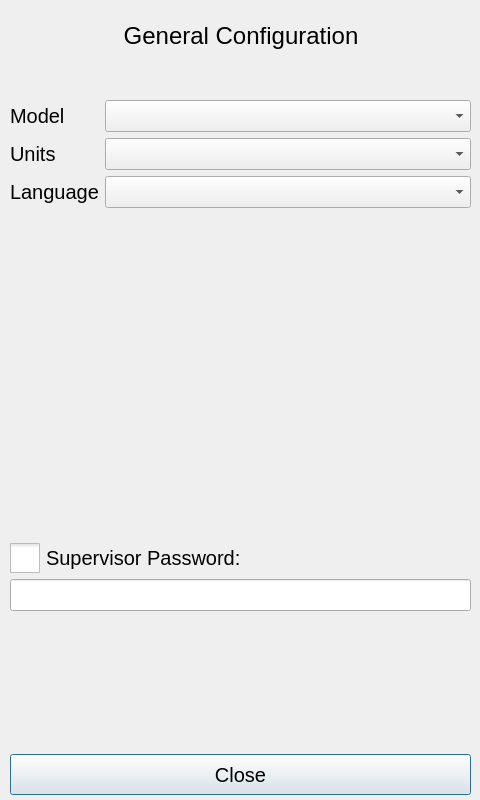
<?xml version="1.0" encoding="UTF-8"?>
<ui version="4.0">
 <class>GeneralConfig</class>
 <widget class="QDialog" name="GeneralConfig">
  <property name="geometry">
   <rect>
    <x>0</x>
    <y>0</y>
    <width>480</width>
    <height>800</height>
   </rect>
  </property>
  <property name="windowTitle">
   <string>Dialog</string>
  </property>
  <property name="styleSheet">
   <string notr="true">QCheckBox::indicator{
	width:30px;
	height: 30px;
}</string>
  </property>
  <widget class="QLabel" name="header">
   <property name="geometry">
    <rect>
     <x>10</x>
     <y>10</y>
     <width>462</width>
     <height>51</height>
    </rect>
   </property>
   <property name="sizePolicy">
    <sizepolicy hsizetype="Preferred" vsizetype="Fixed">
     <horstretch>0</horstretch>
     <verstretch>0</verstretch>
    </sizepolicy>
   </property>
   <property name="font">
    <font>
     <pointsize>18</pointsize>
    </font>
   </property>
   <property name="text">
    <string>General Configuration</string>
   </property>
   <property name="alignment">
    <set>Qt::AlignCenter</set>
   </property>
  </widget>
  <widget class="QWidget" name="formLayoutWidget">
   <property name="geometry">
    <rect>
     <x>10</x>
     <y>100</y>
     <width>461</width>
     <height>511</height>
    </rect>
   </property>
   <layout class="QFormLayout" name="formLayout">
    <item row="0" column="0">
     <widget class="QLabel" name="modelLabel">
      <property name="font">
       <font>
        <pointsize>15</pointsize>
       </font>
      </property>
      <property name="text">
       <string>Model</string>
      </property>
     </widget>
    </item>
    <item row="0" column="1">
     <widget class="QComboBox" name="modelComboBox">
      <property name="font">
       <font>
        <pointsize>15</pointsize>
       </font>
      </property>
     </widget>
    </item>
    <item row="1" column="0">
     <widget class="QLabel" name="unitsLabel">
      <property name="font">
       <font>
        <pointsize>15</pointsize>
       </font>
      </property>
      <property name="text">
       <string>Units</string>
      </property>
     </widget>
    </item>
    <item row="1" column="1">
     <widget class="QComboBox" name="unitsComboBox">
      <property name="font">
       <font>
        <pointsize>15</pointsize>
       </font>
      </property>
     </widget>
    </item>
    <item row="2" column="0">
     <widget class="QLabel" name="languageLabel">
      <property name="font">
       <font>
        <pointsize>15</pointsize>
       </font>
      </property>
      <property name="text">
       <string>Language</string>
      </property>
     </widget>
    </item>
    <item row="2" column="1">
     <widget class="QComboBox" name="languageComboBox">
      <property name="font">
       <font>
        <pointsize>15</pointsize>
       </font>
      </property>
     </widget>
    </item>
    <item row="5" column="0" colspan="2">
     <widget class="QLineEdit" name="supervisorPasswordLineEdit">
      <property name="font">
       <font>
        <pointsize>15</pointsize>
       </font>
      </property>
     </widget>
    </item>
    <item row="4" column="0" colspan="2">
     <widget class="QCheckBox" name="supervisorPasswordCheckBox">
      <property name="font">
       <font>
        <pointsize>15</pointsize>
       </font>
      </property>
      <property name="text">
       <string>Supervisor Password:</string>
      </property>
     </widget>
    </item>
    <item row="3" column="0">
     <spacer name="verticalSpacer">
      <property name="orientation">
       <enum>Qt::Vertical</enum>
      </property>
      <property name="sizeHint" stdset="0">
       <size>
        <width>20</width>
        <height>20</height>
       </size>
      </property>
     </spacer>
    </item>
   </layout>
  </widget>
  <widget class="QPushButton" name="closeButton">
   <property name="geometry">
    <rect>
     <x>10</x>
     <y>754</y>
     <width>461</width>
     <height>41</height>
    </rect>
   </property>
   <property name="minimumSize">
    <size>
     <width>0</width>
     <height>35</height>
    </size>
   </property>
   <property name="font">
    <font>
     <pointsize>15</pointsize>
    </font>
   </property>
   <property name="text">
    <string>Close</string>
   </property>
  </widget>
 </widget>
 <resources/>
 <connections/>
</ui>
